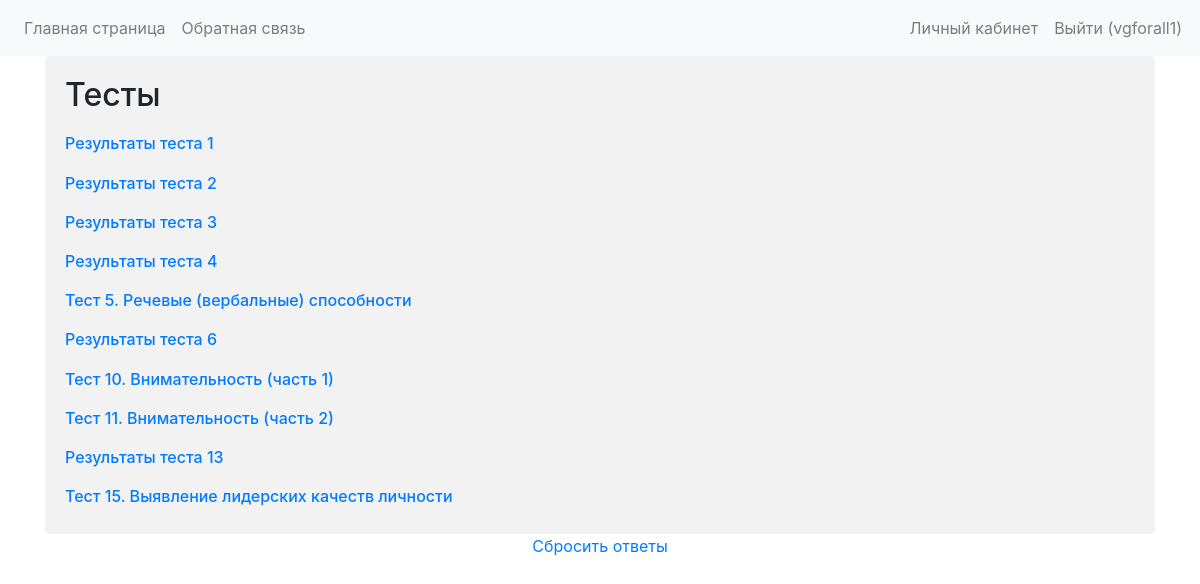
The app's page /account/personal_tests/ (signed in), older data.
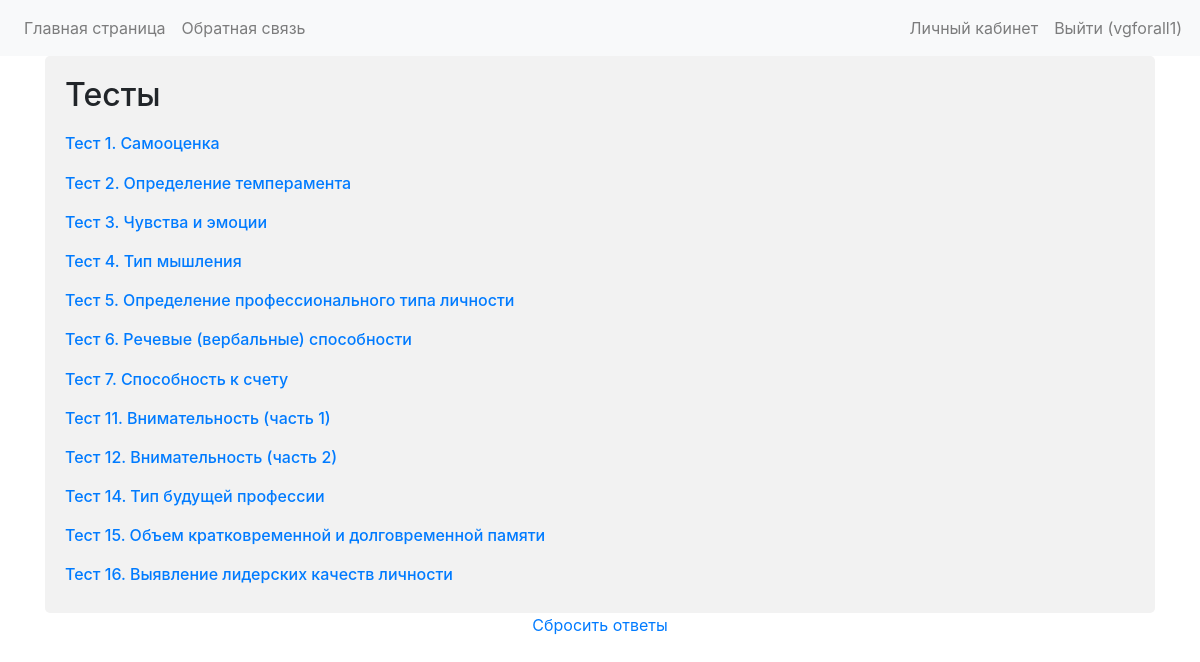
The same page, newer data.
### Test/models.py (models this page shows, shortened)
class Test(models.Model):
    class Meta():
        db_table = "Test"
    id = models.AutoField(primary_key=True)
    test_lesson_number = models.IntegerField(blank=False)
    test_title = models.CharField(max_length=100)
    test_timer = models.IntegerField(blank=True, default=0)
    test_publication_date = models.DateField()
    test_description = models.TextField(max_length=2000, blank=True)
    test_author = models.CharField(max_length=100, blank=True, null=True)

### PersonalAccount/views.py (the view)
# urls.py: path('account/personal_tests/', account_views.personal_tests),
def personal_tests(request):
    user = User.objects.get(id=auth.get_user(request).id)
    profile = Profile.objects.get(user=user.id)
    finished_tests = profile.get_integer_finished_tests()
    return render_to_response('PersonalTests.html', {'user': user,
                                                     'tests': Test.objects.all().order_by('test_lesson_number'),
                                                     'finished_tests': finished_tests})

### Profile/models.py (called while the page is built)
    def get_integer_finished_tests(self):
        integers_finished_tests = []
        finished_tests = self.finished_tests
        string_finished_tests = finished_tests.split(",")
        if len(string_finished_tests) == 1 and '' in string_finished_tests:
            return integers_finished_tests
        else:
            integers_finished_tests = [int(id_elem) for id_elem in string_finished_tests]
            return integers_finished_tests

### PersonalAccount/templates/PersonalTests.html (shortened to what this page needs)
{% load staticfiles %}
<!DOCTYPE html>
<html lang="en">
<head>
    <link rel="stylesheet" type="text/css" href="{% static "CSS/bootstrap.css" %}">
    <link rel="stylesheet" type="text/css" href="{% static "CSS/styles.css" %}">
    <link rel="stylesheet" type="text/css" href="{% static "CSS/BeautyForm.css" %}">
</head>
<body>
<nav class="navbar navbar-expand-lg navbar-light bg-light">
    <div class="collapse navbar-collapse" i d="navbarNavDropdown">
        <ul class="navbar-nav">
            <li class="nav-item">
                <a class="nav-link" href="/home/"> Главная страница </a>
            </li>
            <li class="nav-item">
                <a class="nav-link" href="/contact/"> Обратная связь </a>
            </li>
            {% if user.username %}
                <div class="form-row auth_pare">
                    <li class="nav-item">
                        <a class="nav-link" href="/account/"> Личный кабинет </a>
                    </li>
                    <li class="nav-item">
                        <a class="nav-link" href="/auth/logout/">Выйти ({{ user.username }})<span class="sr-only">(current)</span></a>
                    </li>
                </div>
            {% endif %}
        </ul>
    </div>
</nav>
<div class="container">
    <div class="row">
          <div class="col-md-12">
            <div type="fields">
                <h2>Тесты</h2>
                {% for test in tests %}
                    {% if test.id in finished_tests %}
                        <div style="margin-top: 20px">
                            <h6><a href = "/results/{{ user.username }}/{{ test.id }}"> Результаты теста {{ test.test_lesson_number}} </a></h6>
                        </div>
                    {% else %}
                        <div style="margin-top: 20px">
                            <h6><a href = "/account/{{ user.username }}/{{ test.id }}"> {{ test.test_title}} </a></h6>
                        </div>
                    {% endif %}
                {% endfor %}
            </div>
        </div>
    </div>
</div>
<div style="text-align: center">
    <a href="/account/reset_answers" style="alignment: center">
        Сбросить ответы
    </a>
</div>
</body>
</html>

### static/CSS/styles.css (style rules this page uses)
.auth_pare { position: absolute; right: 15px; }
body { margin-bottom: 40px; }

### static/CSS/BeautyForm.css (style rules this page uses)
div[type=fields] { border-radius: 5px; background-color: #f2f2f2; padding: 20px; }
.auth_pare { position: absolute; right: 15px; }

Row changes from the older to the newer data that the page shows:
shown differently, row unchanged: Test: test_title (not shown) → "Тест 1. Самооценка"; test_lesson_number "1" → (not shown)
shown differently, row unchanged: Test: test_title (not shown) → "Тест 2. Определение темперамента"; test_lesson_number "2" → (not shown)
shown differently, row unchanged: Test: test_title (not shown) → "Тест 3. Чувства и эмоции"; test_lesson_number "3" → (not shown)
shown differently, row unchanged: Test: test_title (not shown) → "Тест 4. Тип мышления"; test_lesson_number "4" → (not shown)
added Test: test_title "Тест 5. Определение профессионального типа личности"
changed Test: test_title "Тест 5. Речевые (вербальные) способности" → "Тест 6. Речевые (вербальные) способности"
changed Test: test_title (not shown) → "Тест 7. Способность к счету"; test_lesson_number "6" → (not shown)
changed Test: test_title "Тест 10. Внимательность (часть 1)" → "Тест 11. Внимательность (часть 1)"
changed Test: test_title "Тест 11. Внимательность (часть 2)" → "Тест 12. Внимательность (часть 2)"
changed Test: test_title (not shown) → "Тест 14. Тип будущей профессии"; test_lesson_number "13" → (not shown)
added Test: test_title "Тест 15. Объем кратковременной и долговременной памяти"
changed Test: test_title "Тест 15. Выявление лидерских качеств личности" → "Тест 16. Выявление лидерских качеств личности"
